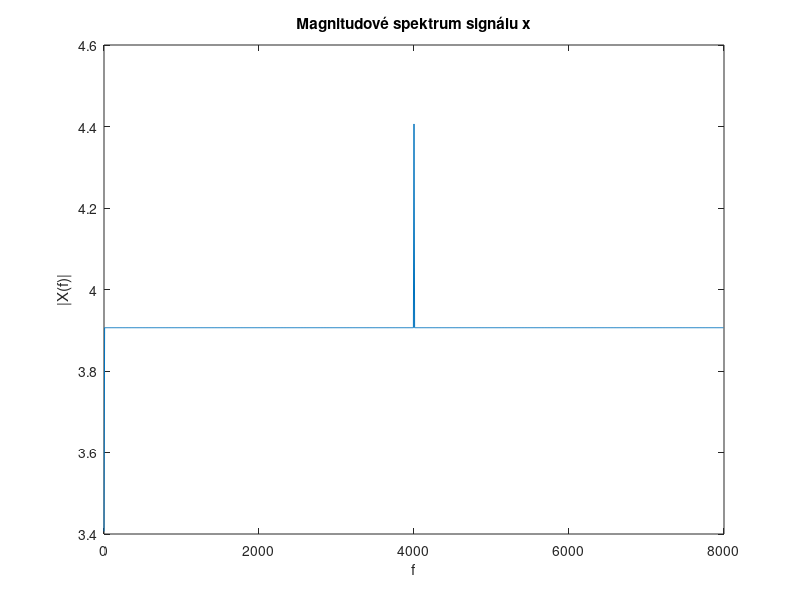
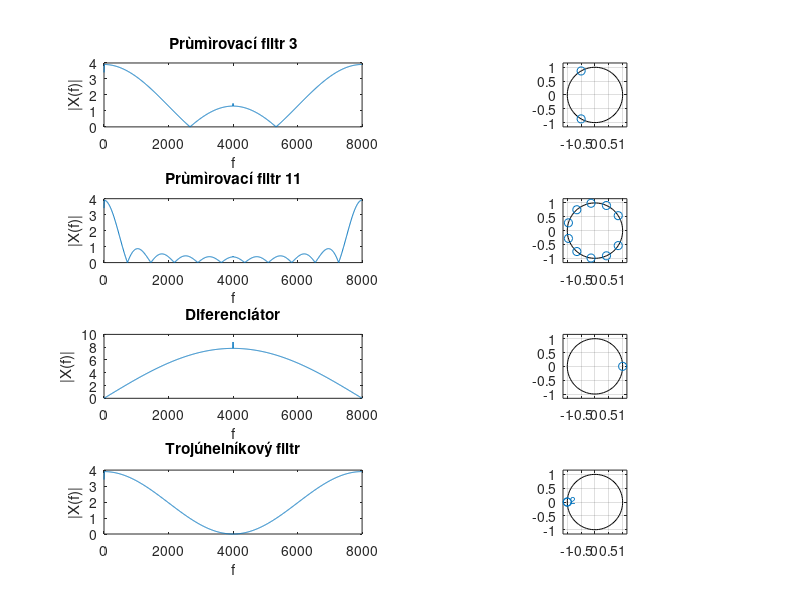

Reproduce these figures in MATLAB, in order.
clc;
clear vars;
close all;

Fs = 8000;
N = 1024;
T = 1;
t = 0:1/Fs:T-1/Fs;

% generování x
x = 0;

for i = 1:1:4000 % indexujeme od 1
    x = x + cos(2*pi*i*t);
end

...

f = 0:Fs/N:Fs-Fs/N;
X = fft(x,N);
plot(f,abs(X)/N);
title('Magnitudové spektrum signálu x')
xlabel('f');
ylabel('|X(f)|');
figure;



% a) prùmerovací filtr délky 3
A = [1]; 
B = repelem([1/3], 3);
x1 = filter(B,A,x);
X1 = fft(x1,N);
subplot(4,2,1);
plot(f,abs(X1)/N);
title('Prùmìrovací filtr 3');
xlabel('f');
ylabel('|X(f)|');
subplot(4,2,2);
zplane(roots(B),roots(A));

% b) prùmerovací filtr délky 11
A = [1]; 
B = repelem([1/11], 11);
x2 = filter(B,A,x);
X2 = fft(x2,N);
subplot(4,2,3);
plot(f,abs(X2)/N);
title('Prùmìrovací filtr 11');
xlabel('f');
ylabel('|X(f)|');
subplot(4,2,4);
zplane(roots(B),roots(A));

% % c) diferenciátor: y[n] = x[n] - x[n-1]
A = [1]; 
B = [1 -1];
x3 = filter(B,A,x);
X3 = fft(x3,N);
subplot(4,2,5);
plot(f,abs(X3)/N);
title('Diferenciátor');
xlabel('f');
ylabel('|X(f)|');
subplot(4,2,6);
zplane(roots(B),roots(A));
% 
% % d) trojúhelníkový filtr délky 3: y[n] = (x[n] + 2x[n-1] + x[n-2])/4
A = [4]; 
B = [1 2 1];
x4 = filter(B,A,x);
X4 = fft(x4,N);
subplot(4,2,7);
plot(f,abs(X4)/N);
title('Trojúhelníkový filtr');
xlabel('f');
ylabel('|X(f)|');
subplot(4,2,8);
zplane(roots(B),roots(A));
